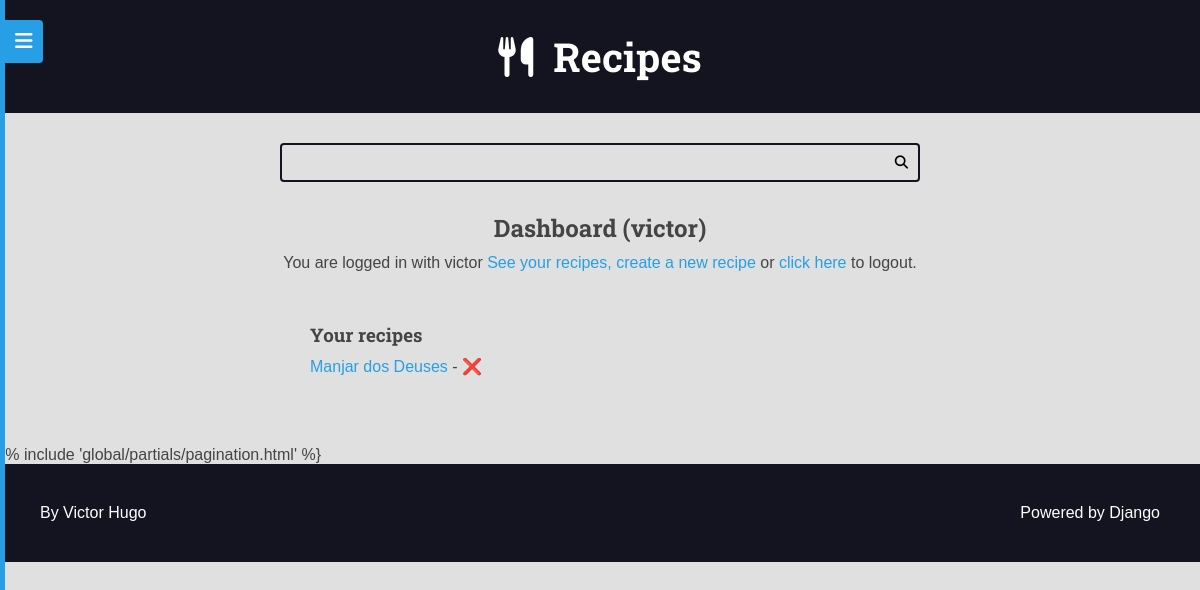
Page /authors/dashboard/ (signed in) on the earlier database version.
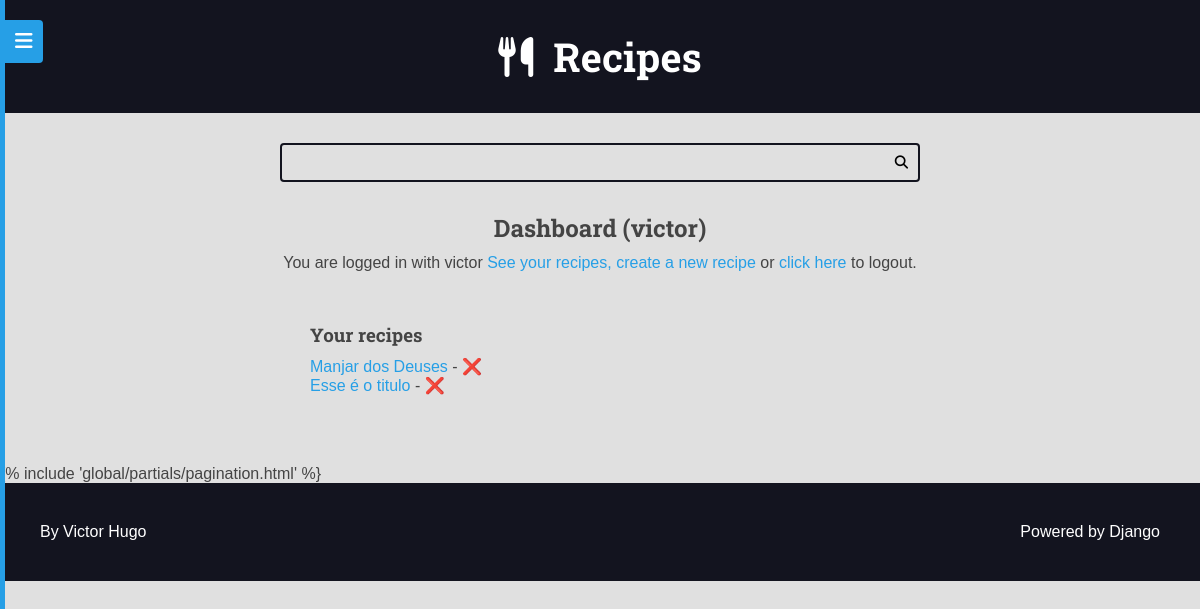
Same page on the later database version.
### recipes/models.py (models this page shows, shortened)
class Recipe(models.Model):
    objects = RecipeManager()
    title = models.CharField(max_length=65, verbose_name=_('Title'))
    description = models.CharField(max_length=165)
    slug = models.SlugField(unique=True)
    preparation_time = models.IntegerField()
    preparation_time_unit = models.CharField(max_length=65)
    servings = models.IntegerField()
    servings_unit = models.CharField(max_length=65)
    preparation_steps = models.TextField()
    preparation_steps_is_html = models.BooleanField(default=False)
    created_at = models.DateTimeField(auto_now_add=True)
    updated_at = models.DateTimeField(auto_now=True)
    is_published = models.BooleanField(default=False)
    cover = models.ImageField(
        upload_to='recipes/covers/%Y/%m/%d/',
        blank=True,
        default='')
    category = models.ForeignKey(
        Category, on_delete=models.SET_NULL, null=True, blank=True,
        default=None,
    )
    author = models.ForeignKey(
        User, on_delete=models.SET_NULL, null=True
    )
    tags = models.ManyToManyField(Tag, blank=True, default='')
    class Meta:
        verbose_name = _('Recipe')
        verbose_name_plural = _('Recipes')

### authors/views/all.py (the view)
# urls.py: path('dashboard/', views.dashboard, name='dashboard'),
@login_required(login_url='authors:login', redirect_field_name='next')
def dashboard(request):
    recipes = Recipe.objects.filter(
        is_published=False,
        author=request.user
    )
    return render(request, 'authors/pages/dashboard.html', {
        'recipes': recipes,
    })

### authors/templates/authors/pages/dashboard.html (shortened to what this page needs)
{% extends 'global/base.html' %}
{% block content %}
<div class="main-content center container">
  <h2>Dashboard ({{ user }})</h2>
  {% include 'authors/partials/login_message.html' %}
  <div class="authors-dashboard-container">
    <h3>Your recipes</h3>
    <ul>
      {% for recipe in recipes %}
      <li>
        <a href="{% url 'authors:dashboard_recipe_edit' recipe.id %}"
          >{{ recipe.title }}</a> -
		  <form
		  	class="inline-form form-delete"
			action="{% url "authors:dashboard_recipe_delete" %}"
			method='POST'
		  >
			<button class="plaintext-button" type="submit">❌</button>
		  </form>
      </li>
      {% empty %}
      <li>
        <p>You do not recipes, please create one.</p>
      </li>
      {% endfor %}
    </ul>
  </div>
</div>
{% endblock content %}

### base_templates/global/base.html (shortened to what this page needs)
{% load static %}
<!DOCTYPE html>
<html lang="{{ html_language }}">
  <head>
    {% include 'global/partials/head.html' %}
  </head>
  <body>
    {% include "global/partials/menu.html" %}
    {% include 'global/partials/header.html' %}
    {% include 'global/partials/search.html' %}
    <main class="main-content-container">
      {% block content %}{% endblock content %} {% include
      'global/partials/pagination.html' %}
    </main>
    {% include 'global/partials/footer.html' %}
  </body>
</html>

### base_templates/global/partials/head.html (shortened to what this page needs)
{% load static %}
<link
  rel="stylesheet"
  href="https://cdnjs.cloudflare.com/ajax/libs/font-awesome/6.4.0/css/solid.min.css"
/>
<link
  rel="stylesheet"
  href="https://cdnjs.cloudflare.com/ajax/libs/font-awesome/6.4.0/css/fontawesome.min.css"
/>
<link
  rel="stylesheet"
  href="https://cdnjs.cloudflare.com/ajax/libs/font-awesome/6.4.0/css/brands.min.css"
/>
<link rel="stylesheet" href="{% static 'global/css/styles.css' %}" />

### base_templates/global/partials/menu.html (shortened to what this page needs)
<button class="button-show-menu button-show-menu-visible">
    <i class="fas fa-bars" ></i>
</button>
<div class="menu-container menu-hidden">
    <div class="menu-content">
        <nav class="menu-nav">
            <a href="{% url "recipes:home" %}">Home</a>
            {% if user.is_authenticated %}
                <a href="{% url "authors:dashboard_recipe_new" %}">New recipe</a>
                <a href="{% url "authors:dashboard" %}">Dashboard</a>
                <a class="authors-logout-link" href="{% url "authors:logout" %}">Logout</a>
            {% else %}
                <a href="{% url "authors:login" %}">Login</a>
                <a href="{% url "authors:register" %}">Register</a>
            {% endif %}
        </nav>
    </div>
</div>

### base_templates/global/partials/header.html
<header class="main-header-container">
    <div class="main-header container">
        <h1>
            <a class="main-logo" href="{% url 'recipes:home' %}">
                <i class="fas fa-utensils main-logo-icon"></i>
                <span class="main-logo-text"> Recipes </span>
            </a>
        </h1>
    </div>
</header>

### base_templates/global/partials/search.html
<div class="search-container">
    <div class="container">
        <form action="{% url 'recipes:search' %}" method="GET" class="search-form">
            <input type="search" class="search-input" name="q" value="{{ search_term}}" required>
            <button type="submit" class="search-button"><i class="fas fa-search"></i></button>
        </form>
    </div>
</div>

### authors/templates/authors/partials/login_message.html (shortened to what this page needs)
{% if request.user.is_authenticated %}
<div class="login-message">
  You are logged in with {{ request.user.username }}
  <a href="{% url 'authors:dashboard' %}">See your recipes,</a>
  <a href="{% url 'authors:dashboard_recipe_new' %}">create a new recipe</a> or
  <a class="authors-logout-link" href="#">click here</a> to logout.
</div>
{% endif %}

### base_templates/global/partials/footer.html
<footer class="main-footer">
  <div class="developer">
    <a
      href="https://github.com/victorftw"
      target="_blank"
      rel="noreferrer noopener"
      >By Victor Hugo</a
    >
  </div>
  <div class="powered">
    <a
      href="https://www.djangoproject.com/"
      target="_blank"
      rel="noreferrer noopener"
      >Powered by Django</a
    >
  </div>
</footer>

### base_static/global/css/styles.css (style rules this page uses)
:root { --color-primary: #269fe6; --color-primary-hover: #2086c2; --color-primary-dark: #13141f; --color-primary-dark-hover: #212336; --color-primary-light: #d4ecfa; --color-primary-light-hover: #bdd8e7; --color-white: #fff; --color-black: #000; --color-dark-text: #444; --color-info-light: #cce5ff; --color-debug-light: #cce5ff; --color-success-light: #d4edda; --color-alert-light: #fff3cd; --color-warning-light: #fff3cd; --color-error-light: #f8d7da; --color-info-dark: #4d86c4; --color-debug-dark: #4d86c4; --color-success-dark: #4a9c5d; --color-alert-dark: #927f40; --color-warning-dark: #927f40; --color-error-dark: #da525d; --color-gray-0: #f9f9f9; --color-gray-1: #e0e0e0; --color-gray-2: #c7c7c7; --color-gray-3: #aeaeae; --color-gray-4: #959595; --color-gray-5: #7d7d7d; --color-gray-6: #646464; --color-gray-7: #4b4b4b; --color-gray-8: #323232; --color-gray-9: #191919; --font-primary: sans-serif; --font-headings: 'Roboto Slab', serif; --spacing-gutter-medium: 3rem; --spacing-gutter-large: 4rem; }
* { padding: 0; margin: 0; box-sizing: border-box; }
html { font-size: 62.5%; }
body { font-size: 1.6rem; font-family: var(--font-primary); background: var(--color-gray-1); color: var(--color-dark-text); }
h1, h2, h3, h4, h5, h6 { font-family: var(--font-headings); }
a { color: var(--color-primary); text-decoration: none; }
.container { max-width: 144rem; margin: 0 auto; padding: var(--spacing-gutter-medium); }
.main-header-container { background: var(--color-primary-dark); }
.main-logo { font-size: 4rem; color: var(--color-white); text-decoration: none; display: flex; flex-flow: row nowrap; align-items: center; justify-content: center; width: fit-content; margin: 0 auto; }
.main-logo-icon { margin-right: 2rem; }
.search-form { border: 0.2rem solid var(--color-primary-dark); max-width: 64rem; margin: 0 auto; border-radius: 0.4rem; position: relative; transition: all 300ms ease-in-out; }
.search-input, .search-button { border: none; background: none; outline: none; padding: 1rem; transition: all 300ms ease-in-out; }
.search-input { width: 100%; padding-right: 3rem; }
.search-button { position: absolute; top: 0; right: 0; }
.main-content { padding-top: 0; }
.main-footer { display: flex; align-items: center; justify-content: space-between; background: var(--color-primary-dark); color: var(--color-white); padding: var(--spacing-gutter-large); }
.main-footer a { color: var(--color-white); text-decoration: none; transition: all 300ms ease-in-out; }
.inline-form { display: inline; }
.plaintext-button { display: inline; border: none; background: none; cursor: pointer; color: var(--color-primary); font-size: 1.6rem; }
.login-message { margin: 1rem 0; }
.authors-dashboard-container { max-width: 64rem; text-align: left; padding: var(--spacing-gutter-medium); margin: 0 auto; }
.authors-dashboard-container h3, p, ul { list-style-type: none; margin: 1rem 0; }
.center { text-align: center; }
.menu-container { position: fixed; top: 0; left: 0; bottom: 0; width: 260px; min-height: 100vh; overflow-y: auto; background: var(--color-primary); z-index: 2; transition: all 300ms ease-in-out; }
.menu-container a { color: var(--color-white); }
.menu-hidden { left: -255px; }
.button-show-menu { position: fixed; left: 265px; top: 2rem; color: var(--color-white); background-color: var(--color-primary); border: none; font-size: 2rem; z-index: 3; padding: 1rem; visibility: hidden; opacity: 0; transition: all 300ms ease-in-out; border-radius: 0 4px 4px 0; cursor: pointer; }
.button-show-menu-visible { visibility: visible; opacity: 1; left: 5px; }
.menu-nav { display: flex; flex-flow: column wrap; font-family: var(--font-headings); font-size: 2rem; }
.menu-nav a { width: 100%; padding: 1rem; }

Differences in the rows shown:
added Recipe: title "Esse é o titulo"
